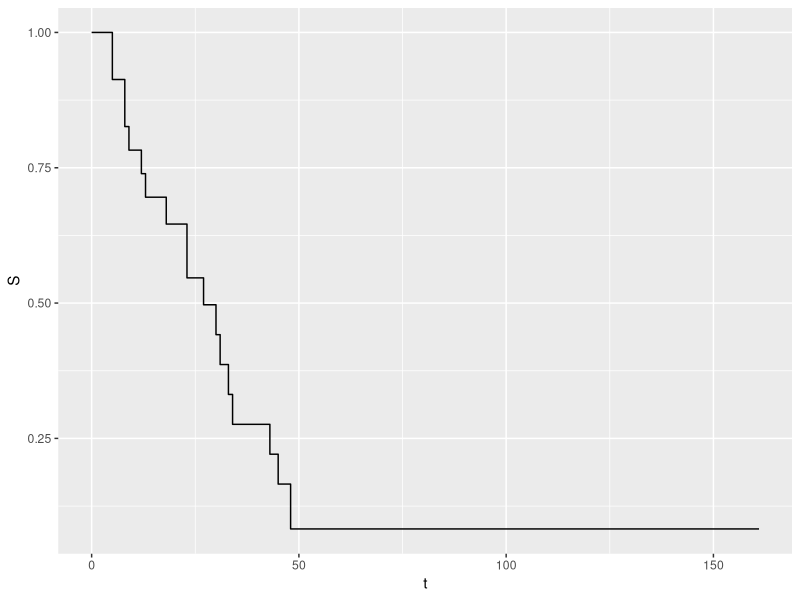
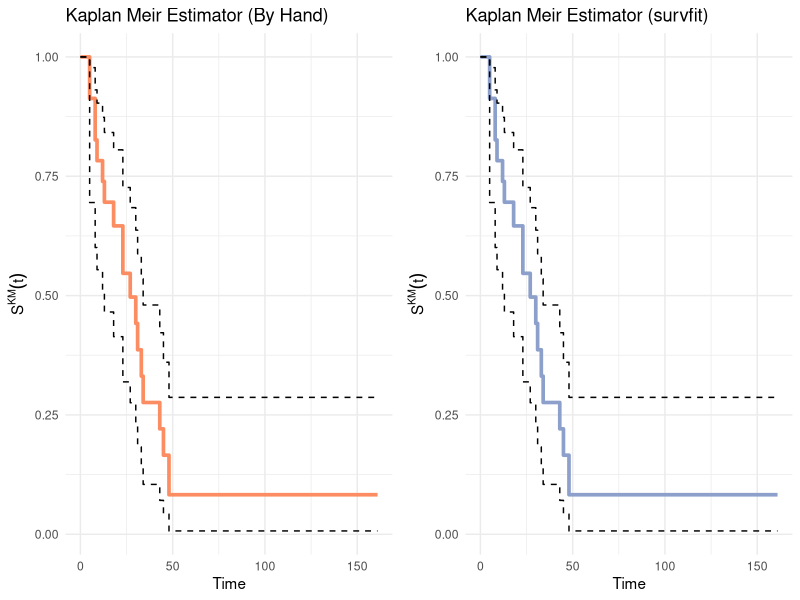

These figures' R source, in order:
## ---------------------------
##
## Script name: Homework3_q1.R
##
## Purpose of script: Create functions to plot the kaplan meier estimator
##
## Author: Trent VanHawkins
##
## Date Created: 2026-01-28
##
##
## ---------------------------
## load up the packages we will need:  (uncomment as required)

library(survival)
library(tidyverse)
library(ggpubr)

aml <- survival::aml

# 1. Hazard Rate Fucntion -------------------------------------------------
## funciton to return lambda_hat values
get_lambda_hat <- function(t, c){
  #get count of failures at each t
  d <- table(t[c == 1])
  failure_times <- as.numeric(names(d)) #times of failures
  y_bar <- sapply(failure_times, function(time) sum(t >= time)) # Number remianing at time t
  
  d/y_bar
}

# Run the function
lambda_hat <- get_lambda_hat(aml$time, aml$status)

# 2. Get the kaplean-meier estimator and plot -----------------------------
failure_times <- as.numeric(names(lambda_hat))

# Get S_km 
S_km <- sapply(failure_times, function(t) prod(1 - lambda_hat[which(failure_times <= t)]))

#Create a data frame for plotting (add a point for time 0)
estimate_df <- data.frame(t = c(0, failure_times, max(aml$time)), S = c(1,S_km, S_km[length(S_km)]))

#Plot it
estimate_df %>% 
  ggplot(aes(x = t, y = S))+
  geom_step()


# 3. log-log confidence bound ---------------------------------------------

loglog_ci <- function(s_km, t, c){
  #Get what we need to construct sigma_hat
  d <- table(t[c == 1]) #number of failures at time t
  failure_times <- as.numeric(names(d)) #tiems of failures
  y_bar <- sapply(failure_times, function(time) sum(t >= time)) # Number remianing at time t
  
  #compute sigma_hat
  inner_sum <- d/(y_bar * (y_bar - d))
  sigma_squared <- sapply(failure_times, function(time) sum(inner_sum[which(failure_times <= time)]))
  sigma_hat <- sqrt(sigma_squared)
  
  ## compute SE on log-log scale
  loglog_se <- 1/abs(log(s_km)) * sigma_hat
  
  ## Compute the confidence interval
  lower_ci <- s_km^(exp(loglog_se * 1.96))
  upper_ci <- s_km^(exp(-loglog_se * 1.96))
  
  return(list(lower = lower_ci, upper = upper_ci))
}

s_ci <- loglog_ci(S_km, aml$time, aml$status)


# 4-5 Show that the plots are the same ------------------------------------
## include confidence bands in data frame
estimate_df$lower_ci <- c(1, s_ci$lower, s_ci$lower[which.min(s_ci$lower)])
estimate_df$upper_ci <- c(1, s_ci$upper, s_ci$upper[which.min(s_ci$upper)])

#Actual sruvival fit and data frame
fit <- survfit(Surv(time, status) ~ 1, data = aml, conf.type = "log-log")
fit_summary <- summary(fit)
survival_df <- data.frame(t = c(0,fit_summary$time,max(aml$time)),
                          S = c(1, fit_summary$surv, min(fit_summary$surv)),
                          lower_ci = c(1, fit_summary$lower, min(fit_summary$lower)),
                          upper_ci = c(1, fit_summary$upper, min(fit_summary$upper)))

colors <- RColorBrewer::brewer.pal(n = 3, name = "Set2")
## Plot both on the same plot
by_hand <- estimate_df %>% 
  ggplot(aes(x = t, y = S))+
  geom_step(color = colors[2], linewidth = 1.25)+
  geom_step(aes(y = lower_ci), linetype = "dashed")+
  geom_step(aes(y = upper_ci), linetype = "dashed")+
  theme_minimal()+
  labs(y = expression(S^KM * (t)),
       x = "Time", 
       title = "Kaplan Meir Estimator (By Hand)")


survival_plot <- survival_df %>% 
  ggplot(aes(x = t, y = S))+
  geom_step(color = colors[3], linewidth = 1.25)+
  geom_step(aes(y = lower_ci), linetype = "dashed")+
  geom_step(aes(y = upper_ci), linetype = "dashed")+
  theme_minimal()+
  labs(y = expression(S^KM * (t)),
       x = "Time", 
       title = "Kaplan Meir Estimator (survfit)")

ggarrange(by_hand, survival_plot, nrow = 1)


# Create log-rank statistic ------------------------------------------------------
## Using survival
lr_survival <- survdiff(Surv(time, status) ~ x, data = aml)

lr_test <- function(t, c, j, group){

  ## Indicators
  failed <- c == 1
  group_ind <- j == group
  ## number of failures
  all_failure_times <- sort(unique(t[failed]))
  d_i <- table(factor(t[failed], levels = all_failure_times)) #number of failures at time t
  d_j <- table(factor(t[failed & group_ind == 1], levels = all_failure_times)) #number of failures at time t in group j
  
  ##Number remaining at time t
  y_bar_i <- sapply(all_failure_times, function(time) sum(t >= time)) # both groups
  y_bar_j <- sapply(all_failure_times, function(time) sum(t[group_ind] >= time)) #group j
  
  # Compute the statistic
  expected_j <- d_i * (y_bar_j / y_bar_i)
  z_j <- sum(d_j - expected_j, na.rm = TRUE)
  
  #Compute the standard error
  zj_var <- sum(d_i*(y_bar_j/y_bar_i)*(1 - (y_bar_j/y_bar_i))*((y_bar_i - d_i)/(y_bar_i - 1)), na.rm = TRUE)
  
  #Compute the p-value
  test_stat <- (z_j/sqrt(zj_var))**2
  pval <- pchisq(abs(test_stat), df = 1, lower.tail = FALSE)
  return(list(Chisq = test_stat, p = pval))
}

# Run the by-hand test
lr_byhand <- lr_test(aml$time, aml$status, aml$x, "Maintained")

#Check if they are the same (without machine-rounding error: 
(lr_byhand$Chisq - lr_survival$chisq) < 0.001
(lr_byhand$p - lr_survival$pvalue) < 0.001
